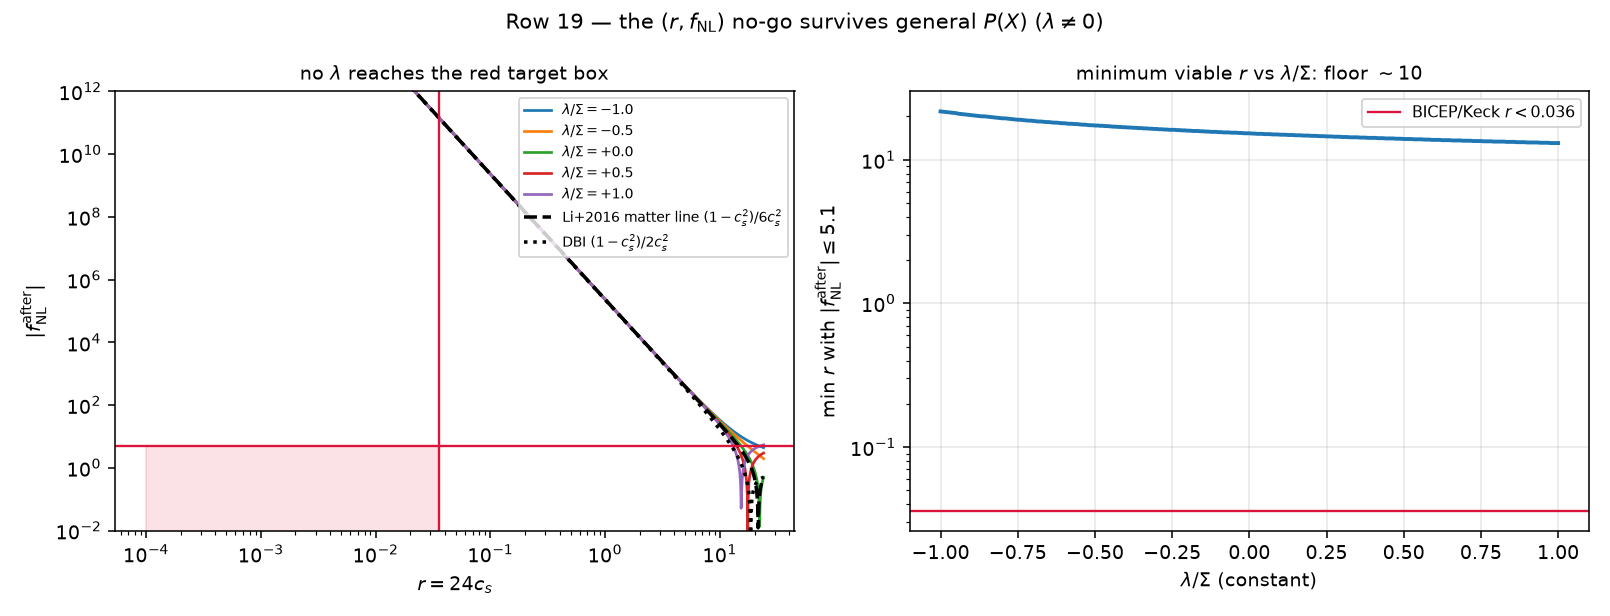

This chart was generated by the following Python code:
#!/usr/bin/env python3
"""Ledger row 19 / A3-lambda: the joint (r, f_NL) no-go for general P(X) k-essence
with the cubic-action coefficient lambda free.

Row 14 derived f_NL^pre(c_s) = -165/16 + 65/(8 c_s^2) from Li, Quintin, Wang & Cai
2016 (arXiv:1612.02036) Eq. (4.19).  R8 audit item R8-01: that equation is NOT the
general-lambda result -- Li+2016 state under their Eq. (4.19) "we have used
epsilon = 3/2 and lambda/Sigma = (1-c_s^2)/(6 c_s^2) for the matter contraction
stage".  lambda has been eliminated.  This lane puts it back.

lambda enters the cubic action through ONE operator only, Li+2016 Eq. (4.18):
    A_{zetadot^3} = -(9/2) (1 - 1/c_s^2 + 2 lambda/Sigma) sum_i k_i^3,
so with L = lambda/Sigma free,
    A_tot(c_s, L) = A_tot^{Li}(c_s) - 9 [L - (1-c_s^2)/(6 c_s^2)] sum_i k_i^3,
a purely local-shaped shift: f_NL(c_s,L) = f_NL^{Li}(c_s) - 30 [L - (1-c_s^2)/(6c_s^2)]
in EVERY configuration.  Conventions: Sigma = X P_X + 2X^2 P_XX = M_Pl^2 H^2 eps/c_s^2
(their Eq. 2.11), lambda = X^2 P_XX + (2/3) X^3 P_XXX (their Eq. 2.12) -- identical to
Chen, Huang, Kachru & Shiu 2007 (hep-th/0605045) Eqs. (4.7)-(4.8).  Their Appendix A
Eq. (A.19) gives, for a matter contraction with sound-speed running s = cdot_s/(c_s H),
    L = (1/3)[ (1+c_s^2)(1 + 2s/3)/(2 c_s^2) - 1 ],
which at |s| << 1 is Eq. (A.20) L = (1-c_s^2)/(6 c_s^2); DBI has L = (1-c_s^2)/(2c_s^2).

Nothing here is tuned.  Gates: L on the Li line must reproduce row 14 exactly; at
c_s = 1, L = 0 the squeezed value must be -35/16 (the lab's own in-in result).
"""
import json, os, sys, time

import numpy as np
import sympy as sp
from scipy.optimize import brentq  # noqa: F401

HERE = os.path.dirname(os.path.abspath(__file__))
REPO = os.path.abspath(os.path.join(HERE, "..", "..", ".."))
sys.path.insert(0, os.path.join(REPO, "research", "cubic_bounce_transmission",
                                "row18b_cs_bounce_cubic"))
LOG = os.path.join(HERE, "row19_lambda.log")
JSON_OUT = os.path.join(HERE, "results.json")
_lines = []


def log(m=""):
    print(m)
    _lines.append(str(m))


PLANCK_1SIG = 5.1
R_CMB = 0.036
L_GRID = [-1.0, -0.5, 0.0, 0.5, 1.0]
CS_BOUNCE = [0.44, 0.6, 1.0]


def L_li(cs):            # Li+2016 Eq. (A.20): matter contraction, |s| << 1
    return (1.0 - cs ** 2) / (6.0 * cs ** 2)


def L_dbi(cs):           # Chen et al. 2006 / Li+2016 below Eq. (A.20)
    return (1.0 - cs ** 2) / (2.0 * cs ** 2)


def L_matter_s(cs, s):   # Li+2016 Eq. (A.19), sound-speed running retained
    return ((1.0 + cs ** 2) * (1.0 + 2.0 * s / 3.0) / (2.0 * cs ** 2) - 1.0) / 3.0


# =====================================================================
# [A] does r depend on lambda?  (quadratic action only -- symbolic)
# =====================================================================
def r_lambda_independence():
    """c_s^2 and Sigma (hence the quadratic action, hence r) are built from P_X and
    P_XX only; lambda is the first quantity that needs P_XXX, an independent free
    function of the Lagrangian.  Shown by explicit differentiation."""
    X = sp.Symbol('X', positive=True)
    P1, P2, P3 = sp.symbols('P_X P_XX P_XXX', real=True)     # independent Taylor data
    Sigma = X * P1 + 2 * X ** 2 * P2                          # Li Eq. (2.11)
    cs2 = P1 / (P1 + 2 * X * P2)                              # Garriga-Mukhanov 1999
    lam = X ** 2 * P2 + sp.Rational(2, 3) * X ** 3 * P3       # Li Eq. (2.12)
    d = {"dSigma_dPXXX": sp.simplify(sp.diff(Sigma, P3)),
         "dcs2_dPXXX": sp.simplify(sp.diff(cs2, P3)),
         "dlambda_dPXXX": sp.simplify(sp.diff(lam, P3))}
    ok = (d["dSigma_dPXXX"] == 0 and d["dcs2_dPXXX"] == 0 and d["dlambda_dPXXX"] != 0)
    return {"dSigma_dPXXX": str(d["dSigma_dPXXX"]), "dcs2_dPXXX": str(d["dcs2_dPXXX"]),
            "dlambda_dPXXX": str(d["dlambda_dPXXX"]),
            "quadratic_action_independent_of_lambda": bool(ok),
            "r_formula": "r = 16 eps c_s^(2 nu - 2) = 24 c_s for the dust contraction "
                         "(row 14; Li+2016 Eq. 3.18) -- a QUADRATIC-action result",
            "verdict": "r is exactly lambda-independent" if ok else "CHECK FAILED"}


# =====================================================================
# [B] f_NL^pre(c_s, lambda) from Li+2016 Eq. (4.19) with lambda restored
# =====================================================================
def fnl_pre_symbolic():
    c = sp.Symbol('c_s', positive=True)
    L = sp.Symbol('L', real=True)          # L = lambda / Sigma
    d = sp.Symbol('delta', positive=True)

    def A_li(ks):                          # Eq. (4.19) verbatim (row 14 transcription)
        k1, k2, k3 = ks
        s3 = sum(x ** 3 for x in ks)
        pairs = [(i, j) for i in range(3) for j in range(3) if i != j]
        s21 = sum(ks[i] ** 2 * ks[j] for i, j in pairs)
        s9 = sum(x ** 9 for x in ks)
        s72 = sum(ks[i] ** 7 * ks[j] ** 2 for i, j in pairs)
        s63 = sum(ks[i] ** 6 * ks[j] ** 3 for i, j in pairs)
        s54 = sum(ks[i] ** 5 * ks[j] ** 4 for i, j in pairs)
        prod2 = (k1 * k2 * k3) ** 2
        return ((-sp.Rational(105, 32) + sp.Rational(39, 16) / c**2 + sp.Rational(9, 128) * c**2) * s3
                + sp.Rational(3, 256) * (3 * c**2 + 6) * s21
                + sp.Rational(3, 256) / prod2 * (3 * c**2 * s9 + (10 - 9 * c**2) * s72
                                                 - (3 * c**2 + 6) * s63 + (9 * c**2 - 4) * s54))

    def A_tot(ks):                         # Eq. (4.18): the ONLY lambda-carrying piece
        return A_li(ks) - 9 * (L - (1 - c**2) / (6 * c**2)) * sum(x**3 for x in ks)

    def fNL(ks):
        return sp.simplify(sp.Rational(10, 3) * A_tot(ks) / sum(x**3 for x in ks))

    f_eq = sp.simplify(fNL([sp.Integer(1)] * 3))
    f_sq = sp.simplify(sp.limit(fNL([d, sp.Integer(1), sp.Integer(1)]), d, 0, '+'))
    tgt_sq = -sp.Rational(245, 16) + sp.Rational(105, 8) / c**2 - 30 * L
    tgt_eq = -sp.Rational(495, 32) + sp.Rational(105, 8) / c**2 + sp.Rational(45, 128) * c**2 - 30 * L
    row14_sq = -sp.Rational(165, 16) + sp.Rational(65, 8) / c**2
    row14_eq = -sp.Rational(335, 32) + sp.Rational(65, 8) / c**2 + sp.Rational(45, 128) * c**2
    gate_li_sq = sp.simplify(f_sq.subs(L, (1 - c**2) / (6 * c**2)) - row14_sq) == 0
    gate_li_eq = sp.simplify(f_eq.subs(L, (1 - c**2) / (6 * c**2)) - row14_eq) == 0
    gate_c1 = sp.simplify(f_sq.subs({L: 0, c: 1}) + sp.Rational(35, 16)) == 0
    L_cancel = sp.solve(sp.Eq(sp.Rational(105, 8) / c**2 - 30 * L, 0), L)[0]
    return {"f_NL_squeezed_of_cs_L": str(sp.simplify(f_sq)),
            "f_NL_equilateral_of_cs_L": str(sp.simplify(f_eq)),
            "closed_form_squeezed": "-245/16 + 105/(8 c_s^2) - 30 L",
            "matches_closed_form_squeezed": bool(sp.simplify(f_sq - tgt_sq) == 0),
            "matches_closed_form_equilateral": bool(sp.simplify(f_eq - tgt_eq) == 0),
            "gate_Li_line_reproduces_row14_squeezed": bool(gate_li_sq),
            "gate_Li_line_reproduces_row14_equilateral": bool(gate_li_eq),
            "gate_cs1_L0_equals_minus_35_over_16": bool(gate_c1),
            "L_that_cancels_the_1_over_cs2_divergence": str(L_cancel),
            "dfNL_dL": -30.0}


# =====================================================================
# [C] the bounce's own cubic term with the lambda vertex switched on
# =====================================================================
def bounce_with_lambda():
    """Extend row 18(b)'s S1 in-in integrator with the lambda vertex.  Lane (a)
    coefficient (cubic action, Li Eq. 4.6 / CHKS Eq. 4.28):
        c_V1 = -a^3 [Sigma(1 - 1/c_s^2) + 2 lambda] / H,   Sigma = eps H^2 / c_s^2,
    so with lambda = L Sigma the conformal coefficient row 18(b) uses becomes
        c_V1^conf(L) = -(aH) eps [ (1/c_s^2 - 1/c_s^4) + 2L/c_s^2 ],
    i.e. the lambda piece carries the SAME (aH) = a'/a factor as the L = 0 piece."""
    import row18b_cs_bounce_cubic as r18
    import a2_transmission_linear as a2
    bg = a2.bg_quintin(dtB=1.0)
    base_coeffs = r18.coeffs
    rows, ratios = [], []
    for cs in CS_BOUNCE:
        ref = None
        for L in L_GRID + [L_li(cs), L_dbi(cs)]:
            def patched(a, aH, csx, _L=L, _b=base_coeffs):
                c = _b(a, aH, csx)
                c["V1"] = -aH * r18.EPS * ((1.0 / csx**2 - 1.0 / csx**4) + 2.0 * _L / csx**2)
                return c
            r18.coeffs = patched
            try:
                res = r18.dfnl_bounce(bg, cs)
            finally:
                r18.coeffs = base_coeffs
            if ref is None:
                ref = res["total"]
            rows.append({"c_s": cs, "L": float(L), "V1": float(res["vertices"]["V1"]),
                         "V2": float(res["vertices"]["V2"]), "total": float(res["total"]),
                         "total_over_L0": float(res["total"] / ref)})
            ratios.append(abs(res["total"] / ref - 1.0))
    maxdev = float(max(ratios))
    return {"background": "Quintin+2015-type (a2_transmission_linear.bg_quintin, dtB=1)",
            "scheme": "S1 geometric, eps_eff = 1/2, eta_sr = 0, s = 0, k eta_B = 1e-3",
            "rows": rows, "max_abs_total_over_L0_minus_1": maxdev,
            "lambda_vertex_is_odd_in_eta": bool(maxdev < 1e-6),
            "reason": ("V1 is the only lambda-carrying vertex and its conformal coefficient is "
                       "proportional to aH = a'/a, which is ODD about a symmetric bounce (a even "
                       "=> a' odd); the in-in window integral over [-eta_B, +eta_B] therefore "
                       "cancels it identically, for any L."),
            "closed_form": "Delta f_NL^bounce(c_s, L) = -(5/24) rho_B (6 c_s^2 - 5)/c_s^4, "
                           "INDEPENDENT of L (row 18(b) closed form carries over unchanged)"}


# =====================================================================
# [D] the (r, f_NL) window as a function of L
# =====================================================================
def fnl_pre_num(cs, L):
    return -245.0 / 16.0 + 105.0 / (8.0 * cs ** 2) - 30.0 * L


def window_scan(T, D1, rho_B):
    """f_NL^after(c_s, L) = T f_NL^pre(c_s, L) + Delta f_NL^bounce(c_s), with
    Delta f_NL^bounce(c_s) = D1 (6 c_s^2 - 5)/c_s^4 (row 18(b); L-independent)."""
    def f_after(cs, L):
        return T * fnl_pre_num(cs, L) + D1 * (6.0 * cs ** 2 - 5.0) / cs ** 4

    def scan(Lfun, tag):
        cs = np.geomspace(1e-4, 1.0, 4001)
        ok = np.array([abs(f_after(c, Lfun(c))) <= PLANCK_1SIG for c in cs])
        r = 24.0 * cs
        rec = {"tag": tag, "any_viable": bool(ok.any())}
        if ok.any():
            rec.update({"c_s_min_viable": float(cs[ok].min()), "c_s_max_viable": float(cs[ok].max()),
                        "r_min_viable": float(r[ok].min()), "r_max_viable": float(r[ok].max()),
                        "r_min_over_CMB_bound": float(r[ok].min() / R_CMB),
                        "viable_at_CMB_r": bool(r[ok].min() < R_CMB)})
        rec["f_NL_after_at_r_0.036"] = float(f_after(R_CMB / 24.0, Lfun(R_CMB / 24.0)))
        return rec

    out = {"constant_L": [scan(lambda c, _L=L: _L, f"L = {L:+.2f} (constant)") for L in L_GRID],
           "Li_matter_line": scan(L_li, "L = (1-c_s^2)/(6c_s^2)  [Li+2016 Eq. A.20]"),
           "DBI_line": scan(L_dbi, "L = (1-c_s^2)/(2c_s^2)  [DBI]")}
    all_rows = out["constant_L"] + [out["Li_matter_line"], out["DBI_line"]]
    viable = [x for x in all_rows if x.get("any_viable")]
    out["min_r_over_scan"] = float(min(x["r_min_viable"] for x in viable)) if viable else None
    out["min_r_at"] = min(viable, key=lambda x: x["r_min_viable"])["tag"] if viable else None
    out["any_L_reaches_r_below_0.036"] = bool(any(x.get("viable_at_CMB_r") for x in viable))
    return out


# =====================================================================
# [E] what a viable L would have to be, and what it would cost
# =====================================================================
def tuning_cost(T, D1):
    cs_t = R_CMB / 24.0                                    # c_s at r = 0.036
    L_star = (T * (-245.0 / 16.0 + 105.0 / (8.0 * cs_t**2))
              + D1 * (6.0 * cs_t**2 - 5.0) / cs_t**4) / (30.0 * T)
    dL = PLANCK_1SIG / (30.0 * T)                          # half-width of the allowed band
    L_pre_only = 7.0 / (16.0 * cs_t ** 2)              # cancels 105/(8c_s^2) alone
    def s_for(L):                                       # invert Li Eq. (A.19) for s
        return 1.5 * (2.0 * cs_t**2 * (3.0 * L + 1.0) / (1.0 + cs_t**2) - 1.0)
    s_need = s_for(L_star)
    return {"c_s_at_r_0.036": float(cs_t),
            "L_required_for_zero_f_NL_pre_only": float(L_pre_only),
            "s_that_would_give_L_pre_only": float(s_for(L_pre_only)),
            "Delta_fNL_bounce_there": float(D1 * (6.0 * cs_t**2 - 5.0) / cs_t**4),
            "note_bounce_term": ("Delta f_NL^bounce is lambda-INDEPENDENT, so even the L that "
                                 "exactly cancels f_NL^pre leaves the bounce term ~1e11 behind; "
                                 "L_required_for_zero_f_NL_after below is the L that would have to "
                                 "cancel BOTH through the transfer T."),
            "L_required_for_zero_f_NL_after": float(L_star),
            "L_on_Li_matter_line_there": float(L_li(cs_t)),
            "L_on_DBI_line_there": float(L_dbi(cs_t)),
            "allowed_half_width_in_L": float(dL),
            "fractional_tuning_required": float(dL / abs(L_star)),
            "outside_L_grid_by_factor": float(abs(L_star) / max(abs(x) for x in L_GRID)),
            "sound_speed_running_s_that_would_give_L_star": float(s_need),
            "s_assumption_of_Li_Eq_4_19": "|s| << 1 (their Appendix A, Eq. A.20)",
            "self_consistent": bool(abs(s_need) < 0.1)}


def main():
    t0 = time.time()
    log("=" * 78)
    log("Ledger row 19 / A3-lambda: joint (r, f_NL) no-go with lambda != 0   (2026-09-04)")
    log("=" * 78)
    out = {"task": "NEXT_SCIENCE_LEDGER row 19 -- (r, f_NL) no-go for general P(X) "
                   "k-essence with the cubic coefficient lambda free",
           "date": "2026-09-04",
           "sources": {"fnl": "Li, Quintin, Wang & Cai 2016 (arXiv:1612.02036) Eqs. (4.18)-(4.19), "
                              "(2.11)-(2.12), (A.19)-(A.20)",
                       "cubic_action": "Chen, Huang, Kachru & Shiu 2007 (hep-th/0605045) Eq. (4.28)",
                       "bounce_term": "row 18(b) research/cubic_bounce_transmission/"
                                      "row18b_cs_bounce_cubic/",
                       "r_of_cs": "row 14 research/track_a3_multichannel/row14_cs_window/"}}

    log("\n[A] does r depend on lambda?")
    out["r_lambda_independence"] = A = r_lambda_independence()
    log(f"    dSigma/dP_XXX = {A['dSigma_dPXXX']}, dc_s^2/dP_XXX = {A['dcs2_dPXXX']}, "
        f"dlambda/dP_XXX = {A['dlambda_dPXXX']}")
    log(f"    -> {A['verdict']}:  r = 24 c_s stands for every lambda.")
    assert A["quadratic_action_independent_of_lambda"]

    log("\n[B] f_NL^pre(c_s, L), L = lambda/Sigma, from Li Eq. (4.19) with lambda restored")
    out["fnl_pre"] = B = fnl_pre_symbolic()
    log(f"    squeezed    : f_NL = {B['closed_form_squeezed']}")
    log(f"    equilateral : f_NL = -495/32 + 105/(8 c_s^2) + 45 c_s^2/128 - 30 L")
    log(f"    gate Li line -> row 14 (squeezed/equil): {B['gate_Li_line_reproduces_row14_squeezed']}"
        f"/{B['gate_Li_line_reproduces_row14_equilateral']}")
    log(f"    gate c_s = 1, L = 0 -> -35/16: {B['gate_cs1_L0_equals_minus_35_over_16']}")
    log(f"    L that cancels the 1/c_s^2 divergence: L = {B['L_that_cancels_the_1_over_cs2_divergence']}")
    for g in ("matches_closed_form_squeezed", "matches_closed_form_equilateral",
              "gate_Li_line_reproduces_row14_squeezed", "gate_Li_line_reproduces_row14_equilateral",
              "gate_cs1_L0_equals_minus_35_over_16"):
        assert B[g], f"gate FAILED: {g}"

    log("\n[C] the bounce's own cubic term with the lambda vertex switched on (S1, Quintin bg)")
    out["bounce"] = C = bounce_with_lambda()
    for r in C["rows"]:
        log(f"    c_s={r['c_s']:<6g} L={r['L']:+12.4g}  V1={r['V1']:+.3e}  "
            f"total={r['total']:+.6f}  total/total(L=0)-1 = {r['total_over_L0'] - 1:+.2e}")
    log(f"    max |total/total(L=0) - 1| = {C['max_abs_total_over_L0_minus_1']:.2e}  "
        f"-> Delta f_NL^bounce is lambda-INDEPENDENT: {C['lambda_vertex_is_odd_in_eta']}")
    assert C["lambda_vertex_is_odd_in_eta"]

    T, rho_B, D1 = 0.16500538338212953, 0.6699892332357409, -0.139818   # row 14 / row 18(b), quintin
    out["transfer"] = {"T_fNL_quintin": T, "Delta_fNL_bounce_cs1": D1,
                       "source": "row 14 results.json / row 18(b) gate values, Quintin background"}
    log("\n[D] the (r, f_NL) window, |f_NL^after| <= 5.1 (Planck 1sigma), r = 24 c_s")
    out["window"] = D = window_scan(T, D1, rho_B)
    for rec in D["constant_L"] + [D["Li_matter_line"], D["DBI_line"]]:
        if rec.get("any_viable"):
            log(f"    {rec['tag']:<44} c_s in [{rec['c_s_min_viable']:.4f}, "
                f"{rec['c_s_max_viable']:.4f}]  r_min = {rec['r_min_viable']:.4f} "
                f"= {rec['r_min_over_CMB_bound']:.1f}x the CMB bound")
        else:
            log(f"    {rec['tag']:<44} NO viable c_s at all")
    log(f"    -> min r over the whole scan = {D['min_r_over_scan']:.4f} at {D['min_r_at']}")
    log(f"    -> any L with r < 0.036 AND |f_NL| <= 5.1 : {D['any_L_reaches_r_below_0.036']}")

    log("\n[E] what a viable L would have to be")
    out["tuning"] = E = tuning_cost(T, D1)
    log(f"    at c_s = {E['c_s_at_r_0.036']:.3e} (r = 0.036): need L = {E['L_required_for_zero_f_NL_after']:.6g}")
    log(f"    Li matter line gives L = {E['L_on_Li_matter_line_there']:.6g}; "
        f"DBI gives L = {E['L_on_DBI_line_there']:.6g}")
    log(f"    allowed half-width dL = {E['allowed_half_width_in_L']:.4g} "
        f"-> fractional tuning {E['fractional_tuning_required']:.3e}")
    log(f"    it is {E['outside_L_grid_by_factor']:.3e}x outside |L| <= 1")
    log(f"    the sound-speed running that would supply it: s = "
        f"{E['sound_speed_running_s_that_would_give_L_star']:.4f} "
        f"(Li Eq. 4.19 assumes {E['s_assumption_of_Li_Eq_4_19']}) -> self-consistent: "
        f"{E['self_consistent']}")

    out["verdict"] = ("NO-GO GENERALISED. r = 24 c_s is exactly lambda-independent (quadratic "
                      "action); Delta f_NL^bounce is lambda-independent in S1 (the lambda vertex "
                      "is odd about a symmetric bounce); lambda shifts f_NL^pre only by the "
                      "constant -30 lambda/Sigma, which cannot cancel the 105/(8 c_s^2) divergence "
                      "unless lambda/Sigma = 7/(16 c_s^2) exactly.  No constant L in [-1, 1], and "
                      "neither the Li matter line nor the DBI line, opens a window: the minimum r "
                      "compatible with |f_NL^after| <= 5.1 stays O(10), ~300x the CMB bound.")
    out["wall_seconds"] = time.time() - t0
    log(f"\nVERDICT: {out['verdict']}")
    log(f"\nwall {out['wall_seconds']:.1f} s")
    with open(JSON_OUT, "w") as f:
        json.dump(out, f, indent=2)
    with open(LOG, "w") as f:
        f.write("\n".join(_lines) + "\n")
    make_figure(out, T, D1)
    return out


def make_figure(out, T, D1):
    import matplotlib
    matplotlib.use("Agg")
    import matplotlib.pyplot as plt
    cs = np.geomspace(1e-4, 1.0, 2000)

    def f_after(c, L):
        return T * fnl_pre_num(c, L) + D1 * (6.0 * c**2 - 5.0) / c**4

    fig, axes = plt.subplots(1, 2, figsize=(11.5, 4.4))
    ax = axes[0]
    for L in L_GRID:
        ax.loglog(24 * cs, np.abs([f_after(c, L) for c in cs]), lw=1.4, label=f"$\\lambda/\\Sigma={L:+.1f}$")
    ax.loglog(24 * cs, np.abs([f_after(c, L_li(c)) for c in cs]), "k--", lw=1.8,
              label=r"Li+2016 matter line $(1-c_s^2)/6c_s^2$")
    ax.loglog(24 * cs, np.abs([f_after(c, L_dbi(c)) for c in cs]), "k:", lw=1.8,
              label=r"DBI $(1-c_s^2)/2c_s^2$")
    ax.axhline(PLANCK_1SIG, color="crimson", lw=1.2)
    ax.axvline(R_CMB, color="crimson", lw=1.2)
    ax.fill_betweenx([1e-3, PLANCK_1SIG], 1e-4, R_CMB, color="crimson", alpha=0.12)
    ax.set_xlabel("$r = 24 c_s$"); ax.set_ylabel(r"$|f_{\rm NL}^{\rm after}|$")
    ax.set_ylim(1e-2, 1e12); ax.legend(fontsize=7, loc="upper right")
    ax.set_title("no $\\lambda$ reaches the red target box", fontsize=10)

    ax = axes[1]
    Lg = np.linspace(-1, 1, 241)
    rmin = []
    for L in Lg:
        vals = np.array([abs(f_after(c, L)) for c in cs])
        ok = vals <= PLANCK_1SIG
        rmin.append(24 * cs[ok].min() if ok.any() else np.nan)
    ax.semilogy(Lg, rmin, lw=2.0, color="C0")
    ax.axhline(R_CMB, color="crimson", lw=1.2, label="BICEP/Keck $r<0.036$")
    ax.set_xlabel(r"$\lambda/\Sigma$ (constant)")
    ax.set_ylabel(r"min $r$ with $|f_{\rm NL}^{\rm after}|\leq 5.1$")
    ax.legend(fontsize=8); ax.grid(alpha=0.3)
    ax.set_title("minimum viable $r$ vs $\\lambda/\\Sigma$: floor $\\sim 10$", fontsize=10)
    fig.suptitle("Row 19 — the $(r, f_{\\rm NL})$ no-go survives general $P(X)$ ($\\lambda\\neq0$)",
                 fontsize=11)
    fig.tight_layout()
    fig.savefig(os.path.join(HERE, "row19_lambda.png"), dpi=140)


if __name__ == "__main__":
    main()
